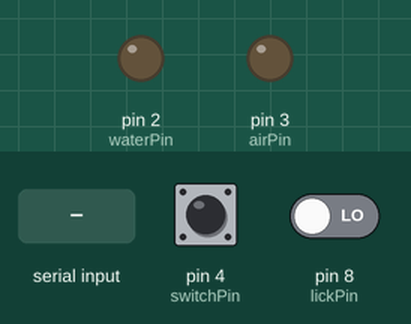
This sketch was run on a simulated Arduino Uno, built with avr-gcc and run on an emulated ATmega328P. On the bench: output pins drawn as LEDs (lit = HIGH). The test bench sets the inputs (shaded band); at power-on: pin 4 (switchPin) HIGH, pin 8 (lickPin) LOW.

Above: at 1.2 s.
1.3 s: "R" received over Serial
Timing chart, 0 to 4.3 s (numbered marks = the images above; inputs shaded):
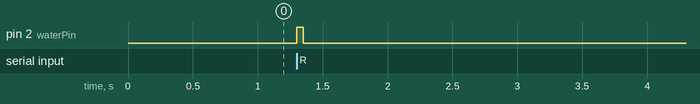

The sketch:

simple_serial_test_if_combine_lick.ino
```cpp
int trialStep = 0;
// Input pin to detect lickometer
const int lickPin = 8; // lickometer
const int switchPin = 4; // water switch
const int waterPin = 2; // water solenoid
const int airPin = 3; // air solenoid


char serialData;
bool newSerialFlag = false;

// Variables
//bool switchDetected = false; // switch flag
unsigned long lastLickStateChange = 0; // Last time lickometer gone up
unsigned long lastSwitchStateChange = 0; // Last time switch gone up

//volatile bool lickDetected = false; // volatile variable to indicate lick detection

// Pulse parameters
const unsigned long waterDur = 20;   // Duration of the water pulse (ms)
const unsigned long airDur = 20;   // Duration of the air pulse (ms)


void setup(){
Serial.begin(9600);
  pinMode(lickPin, INPUT);
  pinMode(switchPin, INPUT);
  pinMode(waterPin, OUTPUT);
  pinMode(airPin, OUTPUT);
}


void loop(){
  // Poll the input pin to detect the pulse
  int lickState = digitalRead(lickPin);
  int switchState = digitalRead(switchPin);

      if (Serial.available() > 0){
        serialData = Serial.read();
        if (serialData == 'R') {
            digitalWrite(waterPin, HIGH);
            delay(50);
            digitalWrite(waterPin, LOW);
        } else if (serialData == 'P') {
            // Check if the lickometer state has changed
            if (lickState == HIGH && lastLickStateChange == 0) {
              lastLickStateChange = millis(); // Record the time of the lickometer rising edge
            } else if (lickState == LOW && lastLickStateChange > 0) {
              // Calculate the lick pulse width
              unsigned long lickPulseWidth = millis() - lastLickStateChange;
              // Check if the lick pulse width is within a valid range (adjust the range as needed)
              if (lickPulseWidth > 10 && lickPulseWidth < 500) {
              // Pulse detected, trigger the output pulse
                digitalWrite(airPin, HIGH);
                delay(airDur);
                digitalWrite(airPin, LOW);
              }
           // Reset the variables for the next pulse detection
            lastLickStateChange = 0;
          }
            //digitalWrite(airPin, HIGH);
            //delay(50);
            //digitalWrite(airPin, LOW);
        }
      }
}
```

Measured:
- after the input at 1.3 s, pin 2 (waterPin): LOW → HIGH at once, → LOW 0.05 s later
